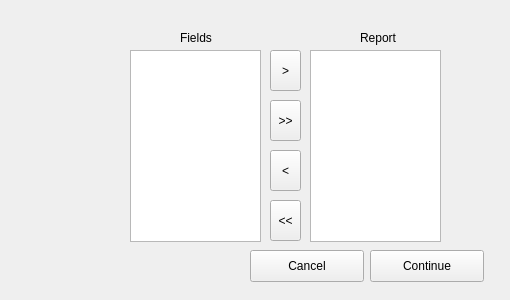
<?xml version="1.0" encoding="UTF-8"?>
<ui version="4.0">
 <class>WizardPage</class>
 <widget class="QWizardPage" name="WizardPage">
  <property name="geometry">
   <rect>
    <x>0</x>
    <y>0</y>
    <width>510</width>
    <height>300</height>
   </rect>
  </property>
  <property name="windowTitle">
   <string>WizardPage</string>
  </property>
  <widget class="QListWidget" name="listWidget">
   <property name="geometry">
    <rect>
     <x>130</x>
     <y>50</y>
     <width>131</width>
     <height>192</height>
    </rect>
   </property>
   <property name="tabKeyNavigation">
    <bool>true</bool>
   </property>
  </widget>
  <widget class="QListWidget" name="listWidget_2">
   <property name="geometry">
    <rect>
     <x>310</x>
     <y>50</y>
     <width>131</width>
     <height>192</height>
    </rect>
   </property>
   <property name="editTriggers">
    <set>QAbstractItemView::NoEditTriggers</set>
   </property>
   <property name="tabKeyNavigation">
    <bool>true</bool>
   </property>
   <property name="dragEnabled">
    <bool>true</bool>
   </property>
   <property name="dragDropMode">
    <enum>QAbstractItemView::InternalMove</enum>
   </property>
   <property name="selectionMode">
    <enum>QAbstractItemView::MultiSelection</enum>
   </property>
   <property name="selectionBehavior">
    <enum>QAbstractItemView::SelectColumns</enum>
   </property>
  </widget>
  <widget class="QPushButton" name="pushButton">
   <property name="geometry">
    <rect>
     <x>370</x>
     <y>250</y>
     <width>114</width>
     <height>32</height>
    </rect>
   </property>
   <property name="text">
    <string>Continue</string>
   </property>
  </widget>
  <widget class="QToolButton" name="toolButton_2">
   <property name="geometry">
    <rect>
     <x>270</x>
     <y>100</y>
     <width>31</width>
     <height>41</height>
    </rect>
   </property>
   <property name="text">
    <string>&gt;&gt;</string>
   </property>
  </widget>
  <widget class="QToolButton" name="toolButton_3">
   <property name="geometry">
    <rect>
     <x>270</x>
     <y>50</y>
     <width>31</width>
     <height>41</height>
    </rect>
   </property>
   <property name="text">
    <string>&gt;</string>
   </property>
  </widget>
  <widget class="QToolButton" name="toolButton_4">
   <property name="geometry">
    <rect>
     <x>270</x>
     <y>150</y>
     <width>31</width>
     <height>41</height>
    </rect>
   </property>
   <property name="text">
    <string>&lt;</string>
   </property>
  </widget>
  <widget class="QToolButton" name="toolButton_5">
   <property name="geometry">
    <rect>
     <x>270</x>
     <y>200</y>
     <width>31</width>
     <height>41</height>
    </rect>
   </property>
   <property name="text">
    <string>&lt;&lt;</string>
   </property>
  </widget>
  <widget class="QLabel" name="label">
   <property name="geometry">
    <rect>
     <x>180</x>
     <y>30</y>
     <width>62</width>
     <height>16</height>
    </rect>
   </property>
   <property name="text">
    <string>Fields</string>
   </property>
  </widget>
  <widget class="QLabel" name="label_2">
   <property name="geometry">
    <rect>
     <x>360</x>
     <y>30</y>
     <width>62</width>
     <height>16</height>
    </rect>
   </property>
   <property name="text">
    <string>Report</string>
   </property>
  </widget>
  <widget class="QPushButton" name="pushButton_2">
   <property name="geometry">
    <rect>
     <x>250</x>
     <y>250</y>
     <width>114</width>
     <height>32</height>
    </rect>
   </property>
   <property name="text">
    <string>Cancel</string>
   </property>
  </widget>
 </widget>
 <resources/>
 <connections/>
</ui>
